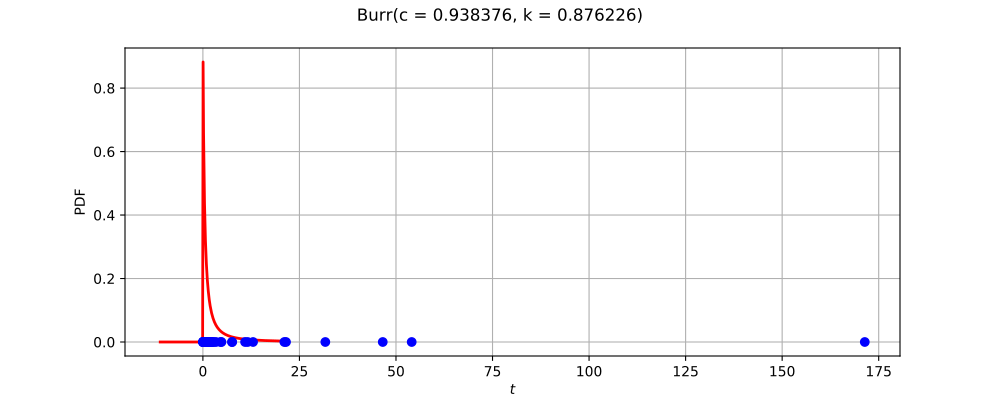

Source code (Python):
import openturns as ot
from matplotlib import pyplot as plt
from openturns.viewer import View
ot.RandomGenerator.SetSeed(0)
factory = ot.BurrFactory()
ref = factory.build()
dimension = ref.getDimension()
if dimension <= 2:
    sample = ref.getSample(50)
    distribution = factory.build(sample)
    if dimension == 1:
        distribution.setDescription(['$t$'])
        pdf_graph = distribution.drawPDF(256)
        cloud = ot.Cloud(sample, ot.Sample(sample.getSize(), 1))
        cloud.setColor('blue')
        cloud.setPointStyle('fcircle')
        pdf_graph.add(cloud)
        fig = plt.figure(figsize=(10, 4))
        plt.suptitle(str(distribution))
        pdf_axis = fig.add_subplot(111)
        View(pdf_graph, figure=fig, axes=[pdf_axis], add_legend=False)
    else:
        sample = ref.getSample(500)
        distribution.setDescription(['$t_0$', '$t_1$'])
        pdf_graph = distribution.drawPDF([256]*2)
        cloud = ot.Cloud(sample)
        cloud.setColor('red')
        cloud.setPointStyle('fcircle')
        pdf_graph.add(cloud)
        fig = plt.figure(figsize=(10, 4))
        plt.suptitle(str(distribution))
        pdf_axis = fig.add_subplot(111)
        View(pdf_graph, figure=fig, axes=[pdf_axis], add_legend=False)
